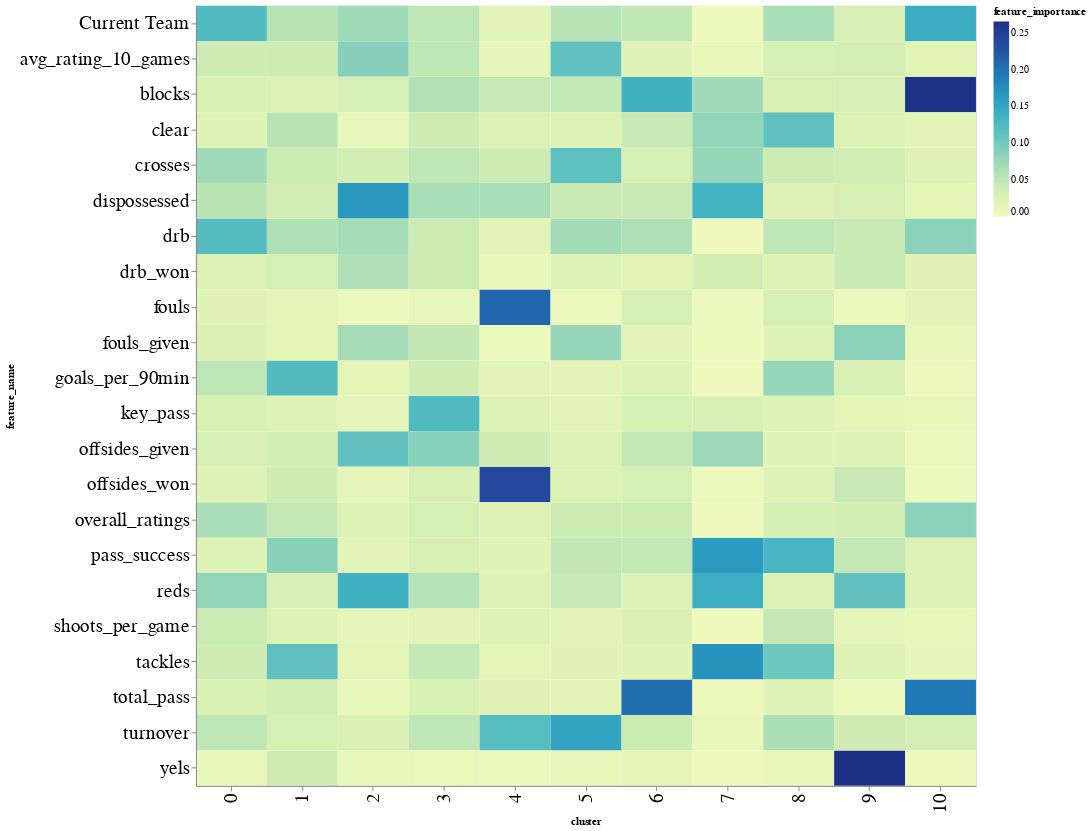

The notebook cell this image was saved under:
### Code cell
# visualize feature importance
import altair as alt

alt.Chart(df_fi).mark_rect().encode(
    x='cluster:O',
    y='feature_name:N',
    color='feature_importance:Q'
).properties(
    width=800,
    height=800
).configure_axis(
    labelFontSize=20
)

### Figure 1 — Vega-Lite specification as saved in the notebook (floating-point values rounded to 4 significant figures; data arrays with more than 128 entries replaced by an {"elided": "..."} marker saying what was removed)
{"config": {"view": {"continuousWidth": 300, "continuousHeight": 300}, "axis": {"labelFontSize": 20}}, "data": {"name": "data-b42af17ea9baad95a0b7c843ca49d980"}, "mark": {"type": "rect"}, "encoding": {"color": {"field": "feature_importance", "type": "quantitative"}, "x": {"field": "cluster", "type": "ordinal"}, "y": {"field": "feature_name", "type": "nominal"}}, "height": 800, "width": 800, "$schema": "https://vega.github.io/schema/vega-lite/v5.8.0.json", "datasets": {"data-b42af17ea9baad95a0b7c843ca49d980": {"elided": "242 records"}}}
